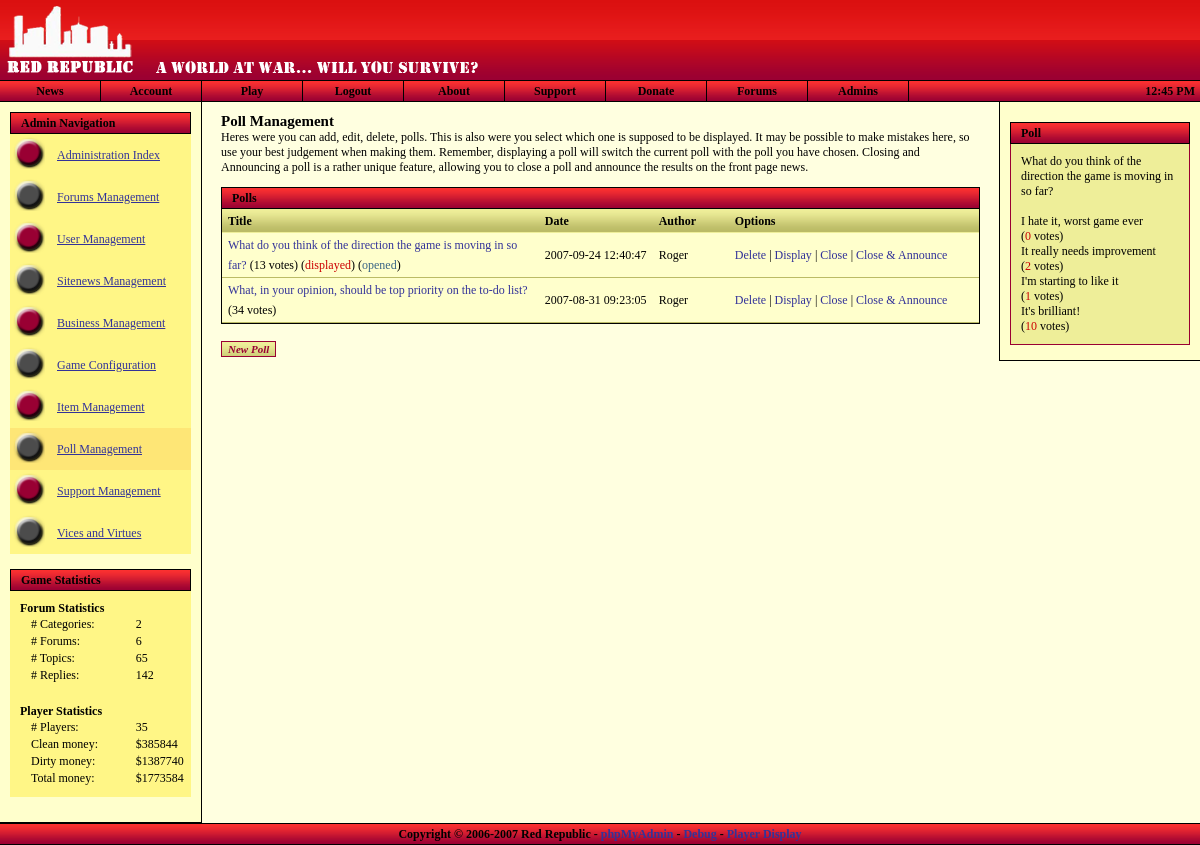
The app's page /admin/pollmanagement.php (signed in) with its own data.
### tables this page shows
CREATE TABLE `polls` (
  `id` bigint(20) NOT NULL auto_increment,
  `title` varchar(225) NOT NULL default '',
  `date` varchar(225) NOT NULL default '',
  `author` varchar(225) NOT NULL default '',
  `options` varchar(225) NOT NULL default '',
  `votes` bigint(20) NOT NULL default '0',
  `open` varchar(5) NOT NULL default '',
  `displayed` varchar(5) NOT NULL default '',
  KEY `id` (`id`)
);

CREATE TABLE `polls_options` (
  `id` bigint(20) NOT NULL auto_increment,
  `parent` bigint(20) NOT NULL default '0',
  `option` varchar(225) NOT NULL default '',
  `votes` bigint(20) NOT NULL default '0',
  KEY `id` (`id`)
);

### admin/pollmanagement.php (the view, shortened to what the rows shown need)
<?
$nav = "pollman";
$ext_style = "forums_style.css";
include_once "../includes/utility.inc.php";
include_once "../includes/header.php";
?>
	<h1>Poll Management</h1>
	<div class="content" style="padding: 0px;">
		<?
		$pollQuery = $db->query( "SELECT * FROM polls ORDER BY date DESC LIMIT 20" );
		if ( $db->getRowCount( $pollQuery ) == 0 )
		{
			?>
			<div class="row">
				No items in database.
			</div>
			<?
		}
		else
		{
			while ( $pollArray = $db->fetch_array( $pollQuery ) )
			{
				?>
				<div class="row">
					<table class="row">
					<?
					$pollArrayQEx = $db->query( "SELECT * FROM polls WHERE id=" . $db->prepval( $pollArray['id'] ) );
					$pollArrayEx = $db->fetch_array( $pollArrayQEx );
					?>
						<tr>
							<td class="field" style="width: 42%;"><a href='editpoll.php?id=<?=$pollArrayEx['id'];?>' style='text-decoration: none;' title='Edit Poll: <?=$pollArrayEx['title'];?>'><?=$pollArrayEx['title'];?></a> (<?=$pollArrayEx['votes'];?> votes)
								<?
								if ( $pollArrayEx['displayed'] == 'true' )
								{
									print(" (<font color='#CC0000'>displayed</font>)");
								}
								if ( $pollArrayEx['open'] == 'true' )
								{
									print(" (<font color='#3A6585'>opened</font>)");
								}
								?>
							</td>
							<td class="field" style="width: 15%;"><?=$pollArrayEx['date'];?></td>
							<td class="field" style="width: 10%;"><?=$pollArrayEx['author'];?></td>
							<td class="field" style="width: 33%;"><a href='pollmanagement.php?id=<?=$pollArrayEx['id'];?>&act=delete' title='Delete this poll?' style='text-decoration: none;'>Delete</a> | <a href='pollmanagement.php?id=<?=$pollArrayEx['id'];?>&act=display' title='Use this poll as the displayed poll?' style='text-decoration: none;'>Display</a> | <a href='pollmanagement.php?id=<?=$pollArrayEx['id'];?>&act=close' title='Close this poll, but save it?' style='text-decoration: none;'>Close</a> | <a href='pollmanagement.php?id=<?=$pollArrayEx['id'];?>&act=announce' title='Close poll, and announce results on frontpage?' style='text-decoration: none;'>Close & Announce</a>
						</tr>
					</table>
				</div>
				<?
			}
		}
		?>
	</div>
<?
include_once "../includes/footer.php";
?>

### includes/header.php (shortened to what the rows shown need)
<?
include_once "utility.inc.php";
?>
<!DOCTYPE html PUBLIC "-//W3C//DTD XHTML 1.0 Strict//EN"
"http://www.w3.org/TR/xhtml1/DTD/xhtml1-strict.dtd">
<html xmlns="http://www.w3.org/1999/xhtml">
<head>
	<link rel="stylesheet" type="text/css" href="<?=$rootdir;?>/stylesheets/general_style.css" />
	<?
	if ( isset( $ext_style ) && $ext_style != "" )
	{
		$file = explode( "::", $ext_style );
		foreach ( $file as $value )
			echo "<link rel=\"stylesheet\" type=\"text/css\" href=\"" . $rootdir . "/stylesheets/" . trim( $value ) ."\" />\n";
	}
	?>
</head>
<body id="body" style="margin-left: 0px; margin-top: 0px; margin-right: 0px; margin-bottom: 0px;"
<?
if ( isset( $err ) && $err->is_error() ) { ?>onload="openErrorDisplay();"<? }
elseif ( isset( $nav ) && $nav == "events" && $char->hasEventRequest() ) { ?>onload="openEventRequest();"<? } ?>
>
<div style="position: relative; min-height: 100%;">
	<div class="maindiv">
		<div style="position: relative; min-height: 85%;">
			<? if ( isset( $_SESSION['ingame'] ) && user_auth() ) { ?>
			<div class="rightcontent">
				<div class="title" style="background: url('<?=$rootdir;?>/images/forumgrad_vert_20.png'); text-align: right; margin: 10px;">
				<?
				if ( $char->hasEventRequest() )
				{
					?>
					<img src="<?=$rootdir;?>/images/icon_read_red_anim.gif" alt="I" title="You have an event request." onclick="window.location='<?=$rootdir;?>/events/index.php';" style="margin-top: 2px; cursor: pointer;" />
					<?
				}
				$mailboxquery = $db->query( "SELECT * FROM char_mailbox WHERE char_id=". $char->character_id ." AND has_arrived=1" );
				if ( $db->getRowCount( $mailboxquery ) == 0 )
				{
					?>
					<img src="<?=$rootdir;?>/images/icon_mailbox.png" alt="I" title="Go to your mailbox" onclick="window.location='<?=$rootdir;?>/mailbox.php';" style="margin-top: 2px; cursor: pointer;" />
					<?
				}
				else
				{
					?>
					<img src="<?=$rootdir;?>/images/icon_mailbox_anim.gif" alt="I" title="You've got mail." onclick="window.location='<?=$rootdir;?>/mailbox.php';" style="margin-top: 2px; cursor: pointer;" />
					<?
				}
				?>
				<img src="<?=$rootdir;?>/images/charstats.png" alt="I" title="Show Character Information" onclick="showCharacter();" style="margin-top: 2px; cursor: pointer;" />
				<img src="<?=$rootdir;?>/images/icon_inventory.gif" alt="I" title="Show Inventory Listing" onclick="showInventory();" style="margin-top: 2px; cursor: pointer;" />
				<img src="<?=$rootdir;?>/images/icon_users.png" alt="U" title="Show User List" onclick="showUserList();" style="margin-top: 2px; cursor: pointer;" />
				</div>
				<div class="title" style="margin: 10px; margin-bottom: 0px;">
					<div style="margin-left: 10px;">Avatar</div>
				</div>
				<div class="content" style="border: none; margin-left: 10px; margin-right: 10px; background-color: #fff686;">
					<img src="<?=$rootdir;?>/images/<?
					if ( strlen( $char->avatar_url ) == 0 ) { print("cs_avatar150x150.png"); } else { print( $char->avatar_url ); }
					?>" alt="Avatar" style="margin-left: 5px;" />
				</div>
				<div class="title" style="margin: 10px; margin-bottom: 0px;">
					<div style="margin-left: 10px;">Character Information</div>
				</div>
				<div class="content" style="border: none; margin-left: 10px; margin-right: 10px; background-color: #fff686;">
				<table style="width: 100%;" cellspacing="0">
				<tr>
					<td style="width: 45%;"><strong>Nick:</strong></td><td><?=$char->nickname;?></td>
				</tr><tr>
					<td style="width: 45%;"><strong>First:</strong></td><td><?=$char->firstname;?></td>
				</tr><tr>
					<td style="width: 45%;"><strong>Last:</strong></td><td><?=$char->lastname;?></td>
				</tr><tr>
					<td style="width: 45%;"><strong>Birth:</strong></td><td><?=date( dateDisplay(), strtotime( $char->birthdate ) );?></td>
				</tr><tr>
					<td style="width: 45%;"><strong>Sex:</strong></td><td><?=$char->gender_full;?></td>
				</tr><tr>
					<td colspan="2" style="height: 15px;">&nbsp;</td>
				</tr><tr>
					<td colspan="2" align="center" style="padding: 0px; border: 1px solid #990033; border-bottom: none; color: #fff; height: 20px; background: url( '<?=$rootdir;?>/images/grad_vert_20.png' ); width: 100%;">
						<strong>Health</strong>
					</td>
				</tr><tr>
					<td colspan="2" style="border: solid 1px #990033; border-top: none; padding: 0px;">
						<table style="width: 100%; padding: 0px;" cellspacing="0" cellpadding="0">
						<tr>
						<? $leftwidth = $char->health / $char->maxhealth; $leftwidth *= 100; ?>
						<td style="width: <?=$leftwidth;?>%; padding: 3px; background-color: green; color: white; text-align: center;"><?=$leftwidth;?>%</td>
						<td style="width: <?=(100-$leftwidth);?>%;"></td>
						</tr>
						</table>
					</td>
				</tr><tr>
					<td colspan="2" style="height: 15px;">&nbsp;</td>
				</tr>
				<?
				if ( $char->hasVehicle() )
				{
					?>
					<tr>
						<td colspan="2" align="center" style="padding: 0px; border: 1px solid #990033; border-bottom: none; color: #fff; height: 20px; background: url( '<?=$rootdir;?>/images/grad_vert_20.png' ); width: 100%;">
						<strong><?=$char->getVehicleInfo('name');?></strong>
						</td>
					</tr><tr>
						<td colspan="2" style="border: solid 1px #990033; border-top: none; padding: 0px;">
							<table style="width: 100%; padding: 0px;" cellspacing="0" cellpadding="0">
							<tr>
							<? $leftwidth = $char->getVehicleHealth() / 100; $leftwidth *= 100; ?>
							<td style="width: <?=$leftwidth;?>%; padding: 3px; background-color: #36505F; color: white; text-align: center;"><?=$leftwidth;?>%</td>
							<td style="width: <?=(100-$leftwidth);?>%;"></td>
							</tr>
							</table>
						</td>
					</tr>
					<?
				}
				?>
				<tr>
					<td colspan="2" style="height: 15px;">&nbsp;</td>
				</tr><tr>
					<td colspan="2" style="text-align: center; border: 1px solid #990033; border-bottom: none; color: #fff; height: 20px; background: url( '<?=$rootdir;?>/images/grad_vert_20.png' ); width: 100%; padding: 0px;">
						<strong>Money</strong>
					</td>
				</tr><tr>
					<td style="width: 45%; border: solid 1px #990033; border-top: none; border-bottom: none; padding: 2px;"><strong>Money:</strong></td><td  style="border-right: solid 1px #990033; padding: 2px;" id="money_clean">$<?=$char->money_clean;?></td>
				</tr><tr>
					<td style="width: 45%; border: solid 1px #990033; padding: 2px;"><strong>Dirty:</strong></td><td style="border: solid 1px #990033; border-left: none; padding: 2px;">$<?=$char->money_dirty;?></td>
				</tr><tr>
					<td colspan="2" style="height: 15px;">&nbsp;</td>
				</tr>
				</table>
				</div>
			</div>
			<? } else { ?>
			<div class="rightcontent">
				<div class="title" style="margin-top: 20px; margin-left: 10px; margin-right: 10px; padding-left: 10px;">
					Poll
				</div>
				<div class="navcontent" style="margin-left: 10px; margin-right: 10px;">
					<?
					$pollQuery = $db->query( "SELECT * FROM polls WHERE open='true' AND displayed='true'" );
					if ( $db->getRowcount( $pollQuery ) == 0 )
					{
						print("Sorry, no polls found.");
					} else {
						$poll = $db->fetch_array( $pollQuery );
						$voterQuery = $db->query( "SELECT * FROM polls_voters WHERE ip='" . $_SERVER["REMOTE_ADDR"] . "' AND poll=" . $poll['id'] );
						print( $poll['title'] . "<br />");
						if ( $db->getRowCount( $voterQuery ) == 0 )
						{
							?>
							<form method='post' action='<?=$rootdir;?>/vote.php'>
							<p>
							<input type='hidden' name='id' value='<?=$poll['id'];?>' />
							<?
							$optionQuery = $db->query( "SELECT * FROM polls_options WHERE parent=" . $poll['id'] . " ORDER BY id ASC" );
							while ( $option = $db->fetch_array( $optionQuery ) )
							{
								?>
								<input type="radio" class='std_input' name="option" value="<?=$option['id'];?>" /> <?=$option['option'];?><br />
								<?
							}
							?>
							<br />
							<input type="submit" class='std_input' name="vote" value="Vote" />
							</p>
							</form>
							<?
						} else {
							?><br /><?
							$optionQuery = $db->query( "SELECT * FROM polls_options WHERE parent=" . $poll['id'] );
							while ( $option = $db->fetch_array( $optionQuery ) )
							{
								?>
								<?=$option['option'];?><br />(<span style='color: #CC0000'><?=$option['votes'];?></span> votes)<br />
								<?
							}
						}
					}
					?>
				</div>
			</div>
			<? } ?>
			<div class="pagecontent">

### records on screen
polls: title "What do you think of the direction the game is moving in so far?", votes "13", displayed "displayed", open "opened", date "2007-09-24 12:40:47", author "Roger"
polls_options: option "I hate it, worst game ever", votes "0"
polls_options: option "It really needs improvement", votes "2"
polls_options: option "I'm starting to like it", votes "1"
polls_options: option "It's brilliant!", votes "10"
polls: title "What, in your opinion, should be top priority on the to-do list?", votes "34", date "2007-08-31 09:23:05", author "Roger"

### other values on screen
$numcategories "2"
$numforums "6"
$numtopics "65"
$numreplies "142"
$numplayers "35"
$totalcmoney[0] "385844"
$totaldmoney[0] "1387740"
$totalmoney "1773584"
